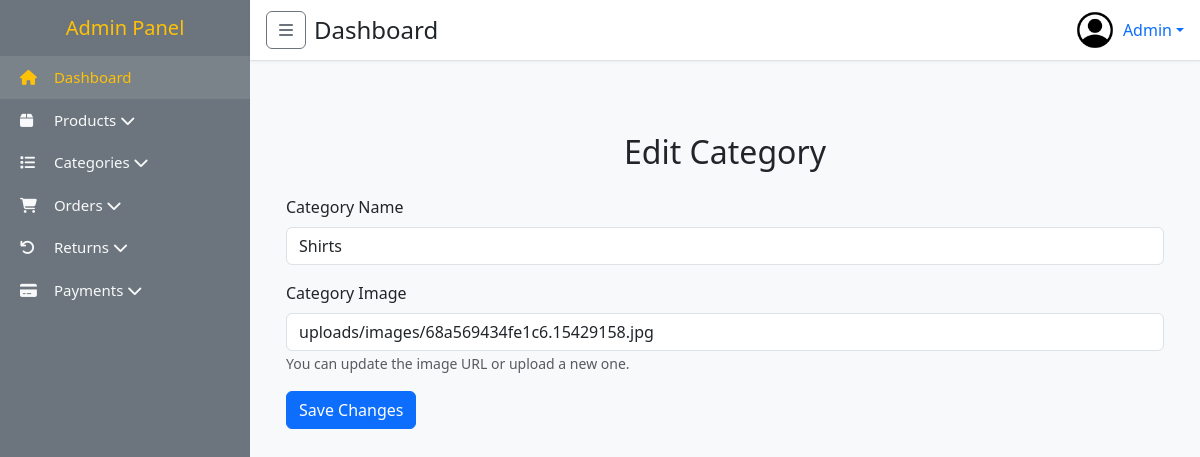
Page /admin/edit_category.php?id=8 (signed in) on the committed database.
### tables this page shows
CREATE TABLE `categories` (
  `id` int(11) NOT NULL,
  `name` varchar(255) DEFAULT NULL,
  `file_path` text DEFAULT NULL,
  `created_at` datetime DEFAULT current_timestamp(),
  `updated_at` datetime DEFAULT current_timestamp()
);

### admin/edit_category.php (the view, shortened to what this page needs)
<?php
require "inc/he.php";
require "inc/sidebar.php";
require "inc/nav.php";
require "../config/db.php";
$categoryId = $_GET['id'];
$query = "SELECT * FROM categories WHERE id = '$categoryId'";
$result = mysqli_query($con, $query);
$category = mysqli_fetch_assoc($result);
?>
<main class="p-4">
  <div class="container mt-5">
    <h2 class="mb-4 text-center">Edit Category</h2>
    <form method="POST" action="edit_category.php?id=<?php echo $category['id']; ?>" enctype="multipart/form-data">
      <div class="mb-3">
        <label for="name" class="form-label">Category Name</label>
        <input type="text" class="form-control" id="name" name="name" value="<?php echo htmlspecialchars($category['name']); ?>" required>
      </div>
      <div class="mb-3">
        <label for="file_path" class="form-label">Category Image</label>
        <input type="text" class="form-control" id="file_path" name="file_path" value="<?php echo htmlspecialchars($category['file_path']); ?>" required>
        <small class="text-muted">You can update the image URL or upload a new one.</small>
      </div>
      <button type="submit" class="btn btn-primary">Save Changes</button>
    </form>
  </div>
</main>
<?php require "inc/footer.php"; ?>

### admin/inc/he.php (style rules this page uses)
:root { --sidebar-bg: #6c757d; --highlight: #ffc107; --text-light: #f8f9fa; }
body { font-family: 'Segoe UI', sans-serif; background-color: #f8f9fa; overflow-x: hidden; }

### rows in the picture
categories: name "Shirts", file_path "uploads/images/68a569434fe1c6.15429158.jpg"
